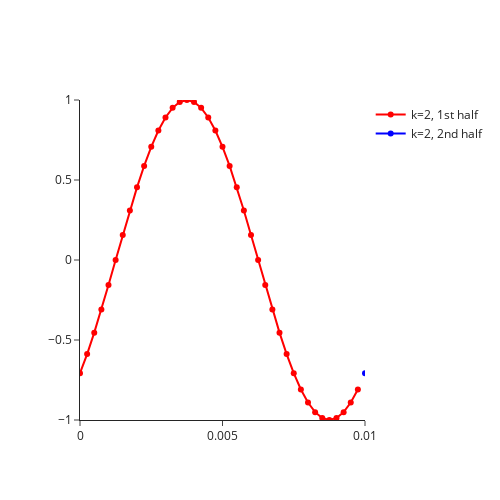

Here is the notebook cell this chart was saved with:
### Code cell
import numpy as np
import plotly.graph_objects as go
from math import pi

# Parameters
N = 80  # Number of iterations
f1 = 50
fs = 4000
Ts = 1/fs
time = np.arange(0,N)*Ts
k=2
time1 = [time[n] for n in range(N//2)]
time2 = [time[n+N//2] for n in range(N//2)]
signal_f1_half1 = [np.sin(2*pi*k*f1*time[n] - pi/4) for n in range(N//2)]
signal_f1_half2 = [np.sin(2*pi*k*f1*time[n+N//2] - pi/4) for n in range(N//2)]

fig = go.Figure()
fig.add_trace(go.Scatter(x=time1,y=signal_f1_half1, name=f"k={k}, 1st half", mode="lines+markers", line=dict(color="red")))
fig.add_trace(go.Scatter(x=time2,y=signal_f1_half2, name=f"k={k}, 2nd half", mode="lines+markers", line=dict(color="blue")))
fig.update_layout(template="simple_white",height=500, width=500)
fig.update_yaxes(range=[-1,1])
fig.update_xaxes(range=[0,0.01])
fig.show()

### Figure 1 — Plotly figure (JSON) as saved in the notebook; plotly's stock layout.template omitted (floating-point values rounded to 4 significant figures)
{"data": [{"line": {"color": "red"}, "mode": "lines+markers", "name": "k=2, 1st half", "type": "scatter", "x": [0, 0.00025, 0.0005, 0.00075, 0.001, 0.00125, 0.0015, 0.00175, 0.002, 0.00225, 0.0025, 0.00275, 0.003, 0.00325, 0.0035, 0.00375, 0.004, 0.00425, 0.0045, 0.00475, 0.005, 0.00525, 0.0055, 0.00575, 0.006, 0.00625, 0.0065, 0.00675, 0.007, 0.00725, 0.0075, 0.00775, 0.008, 0.00825, 0.0085, 0.00875, 0.009, 0.00925, 0.0095, 0.00975], "y": [-0.7071, -0.5878, -0.454, -0.309, -0.1564, 0, 0.1564, 0.309, 0.454, 0.5878, 0.7071, 0.809, 0.891, 0.9511, 0.9877, 1, 0.9877, 0.9511, 0.891, 0.809, 0.7071, 0.5878, 0.454, 0.309, 0.1564, -3.216e-16, -0.1564, -0.309, -0.454, -0.5878, -0.7071, -0.809, -0.891, -0.9511, -0.9877, -1, -0.9877, -0.9511, -0.891, -0.809]}, {"line": {"color": "blue"}, "mode": "lines+markers", "name": "k=2, 2nd half", "type": "scatter", "x": [0.01, 0.01025, 0.0105, 0.01075, 0.011, 0.01125, 0.0115, 0.01175, 0.012, 0.01225, 0.0125, 0.01275, 0.013, 0.01325, 0.0135, 0.01375, 0.014, 0.01425, 0.0145, 0.01475, 0.015, 0.01525, 0.0155, 0.01575, 0.016, 0.01625, 0.0165, 0.01675, 0.017, 0.01725, 0.0175, 0.01775, 0.018, 0.01825, 0.0185, 0.01875, 0.019, 0.01925, 0.0195, 0.01975], "y": [-0.7071, -0.5878, -0.454, -0.309, -0.1564, -2.449e-16, 0.1564, 0.309, 0.454, 0.5878, 0.7071, 0.809, 0.891, 0.9511, 0.9877, 1, 0.9877, 0.9511, 0.891, 0.809, 0.7071, 0.5878, 0.454, 0.309, 0.1564, 3.674e-16, -0.1564, -0.309, -0.454, -0.5878, -0.7071, -0.809, -0.891, -0.9511, -0.9877, -1, -0.9877, -0.9511, -0.891, -0.809]}], "layout": {"height": 500, "width": 500, "xaxis": {"range": [0, 0.01]}, "yaxis": {"range": [-1, 1]}}}
